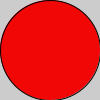
Frame 1 (no input)
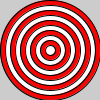
Frame 60 (the mouse pressed at the canvas centre just before this capture)
Frame 120 (the mouse held since frame 60 and released just before this capture): identical to frame 60, image omitted

The Processing sketch that drew these frames (run headless with seeded random() and noise(); from frame 60 on, the mouse is pressed at the canvas centre):

// Processing sketch: Bullseye
// ── Bullseye.pde
int x = 100;
int y = 100;
void setup(){
  
}
void draw(){
  if (x>9){
  if (x%20==0){
  fill(#F20707);
  ellipse(50,50,x,y);
  x=x-10;
  y=y-10;
  }
  else{
    fill(255,255,255);
    ellipse(50,50,x,y);
  x=x-10;
  y=y-10;
  }
}
}
